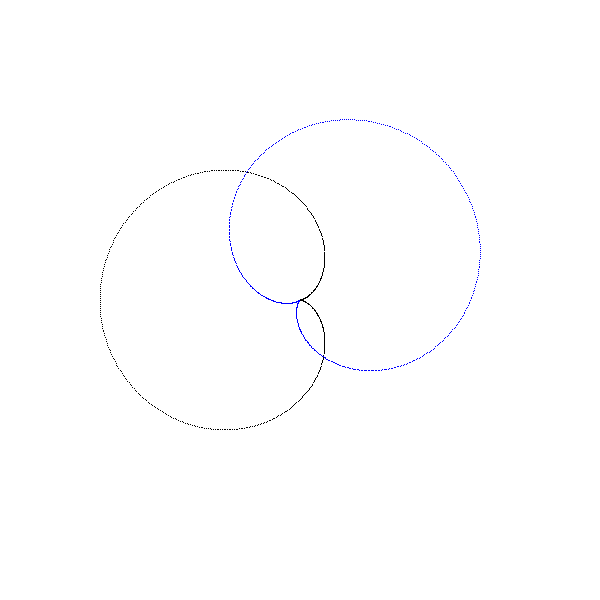
Frame 1 (no input)
Frame 2 (the mouse pressed at the canvas centre, redrawn once): identical to frame 1, image omitted

The Processing sketch that drew this single still picture (run headless with seeded random() and noise(); the mouse was pressed at the canvas centre and the sketch redrawn once):

// Processing sketch: Cardioide
// ── Cardioide.pde
PImage img1;
PImage img2;
void setup()
{
  int [] rots = {0, 30, 45, 60, 90, 120, 135};
  size(600, 600);
  background(255);
  img1 = createImage(600, 600, RGB);
  img2 = createImage(600, 600, RGB);

  for (int z =0; z < rots.length; z++)
  {
    for (int i= 0; i < 600; i++)
    {
      for (int j =0; j < 600; j++)
      {
        img1.set(i, j, color(255, 255, 255));
        img2.set(i, j, color(255, 255, 255));
      }
    }

    float escala = 100;
    for (float ang = 0; ang < 2 * PI; ang += 0.01) {
      {
        float r = escala * (1 - cos(ang));

        float x = r * cos(ang);
        float y = r * sin(ang);

        int pX = int(x + 300);
        int py = int(y + 300);

        float rot = radians(rots[z]);
        float u = x * cos(rot) - y * sin(rot);
        float v = y * cos(rot) + x * sin(rot);

        int pU = int(u + 300);
        int pV = int(v + 300);
        img1.set(pX, py, 0);
        img2.set(pU, pV, 255);
        img1.set(pU, pV, 255);
      }
    }
    
    img2.save("Img_" + rots[z] + "_.png");
  }
}

void draw()
{

  image(img1, 0, 0);

  noLoop();
}
